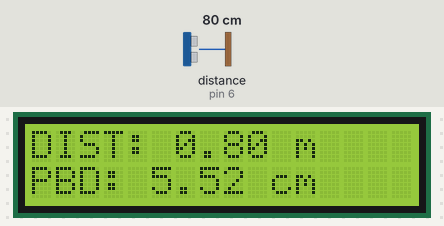
This sketch was run on a simulated Arduino Uno, built with avr-gcc and run on an emulated ATmega328P. On the bench: 16×2 character LCD. The test bench sets the inputs (shaded band); at power-on: distance to the obstacle (sensor on pin 6) 80 cm. The echo pulse lasts 58.3 µs per cm.

Above: at 1.2 s.
1.3 s: distance to the obstacle (sensor on pin 6) set to 2 cm
At 2.9 s:
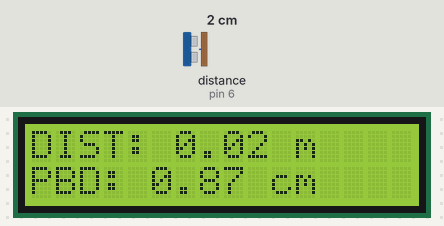
5.4 s: distance to the obstacle (sensor on pin 6) set to 4 cm
At 7.0 s:
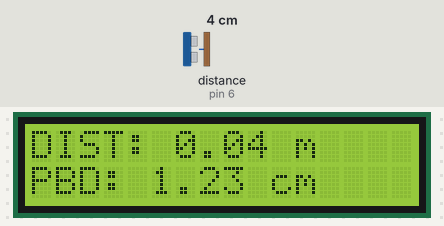
8.7 s: distance to the obstacle (sensor on pin 6) set to 9 cm
At 9.8 s:
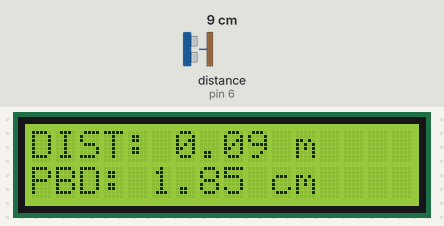
Timing chart, 0 to 11.7 s (numbered marks = the images above; inputs shaded):
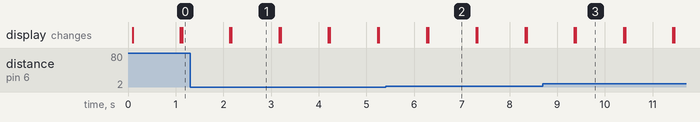

Measured:
- after the input at 1.3 s, the display: first differs from a run without the input after 0.87 s (image 1)
- after the input at 5.4 s, the display: first differs from a run without the input after 0.89 s (image 2)
- after the input at 8.7 s, the display: first differs from a run without the input after 0.69 s (image 3)
- what the display in image 1 shows lasts 1.0 s, from 2.2 s to 3.2 s

The sketch:

printOutDistance.ino
```cpp
#include <LiquidCrystal.h>
#include "SR04.h"
#include <math.h>

#define TRIG 6
#define ECHO 5
#define INTIALPOINT 16.2
#define PI 3.14159265


int rs = 7;
int en = 8;
int d4 = 9;
int d5 = 10;
int d6 = 11;
int d7 = 12;

LiquidCrystal lcd(rs, en, d4, d5, d6, d7);
SR04 distanceSensor = SR04(ECHO,TRIG);

double mainCalc(double distance, double sine_degrees)
{
    double m, g, k, val, top, bottom, inside, final, finalCm, finalPoint;

    m = 0.0101;
    g = 9.8;
    k = 26.3752318;
    val = PI / 180.0; //USED TO CONVERT sine_degrees TO DEGREES

    top = distance * g * m;

    sine_degrees = sin((2 * sine_degrees) * val);

    bottom = k * sine_degrees;
    inside = top / bottom;

    final = sqrt(inside); //THIS IS DISTANCE IN METERS
    finalCm = final * 100;                   //THIS IS DISTANCE IN CENTIMETERS
    finalPoint = finalCm + INTIALPOINT;      //THIS IS DISTANCE + INTIAL POINT

    //printf("pullback cm final point @ [ %lf cm ]", finalPoint);
    return final; //can return this, finalCm or finalPoint
}


void setup() {
  // put your setup code here, to run once:
  pinMode(TRIG, OUTPUT);
  pinMode(ECHO, INPUT);
  Serial.begin(9600);

  lcd.begin(16,2); //Tell Arduino to start your 16 column 2 row LCD
  lcd.setCursor(0,0);  //Set LCD cursor to upper left corner, column 0, row 0
  //lcd.print("Target Distance:");  //Print Message on First Row
}

void loop() {
  // put your main code here, to run repeatedly:
  double distance;
  distance = distanceSensor.Distance();

  distance = distance / 100; //cm to m
  double pbd = mainCalc(distance, 40.00);
  pbd = pbd * 100; //m to cm

  //ORIGINAL
  //lcd.setCursor(0,1);  //Set cursor to first column of second row
  //lcd.print("                "); //Print blanks to clear the row
  //lcd.setCursor(0,1);   //Set Cursor again to first column of second row
  //lcd.print(distance); //Print measured distance
  //lcd.print(" cm");  //Print your units.
  //delay(500); //pause to let things settle

  lcd.print("DIST: ");
  lcd.print(distance);
  lcd.print(" m");
  lcd.setCursor(0,1);
  lcd.print("PBD: ");
  lcd.print(pbd);
  lcd.print(" cm");
  delay(1000);
  lcd.clear();
}
```
